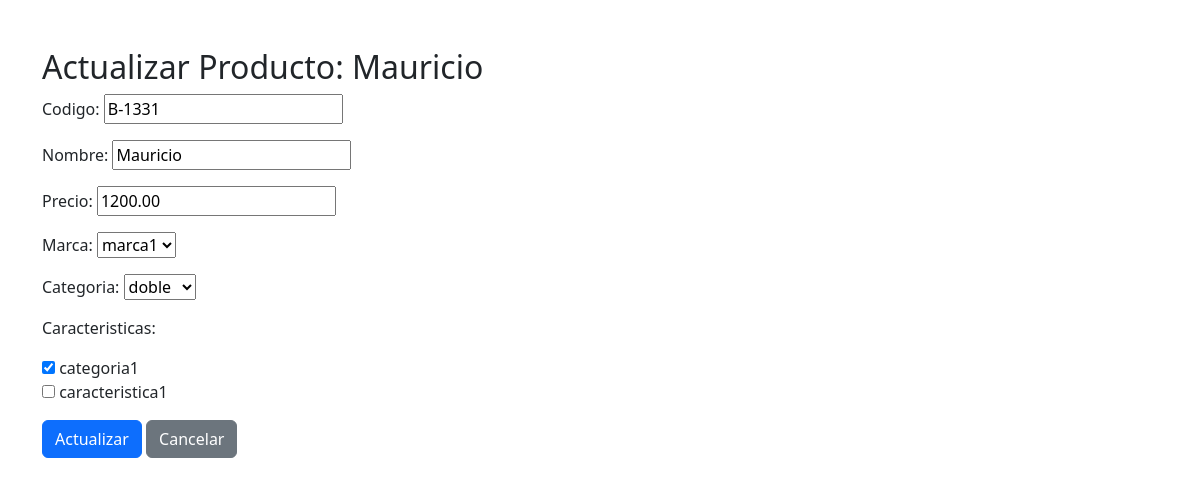
Before: /actualizar/7/ (signed in) with the older database file.
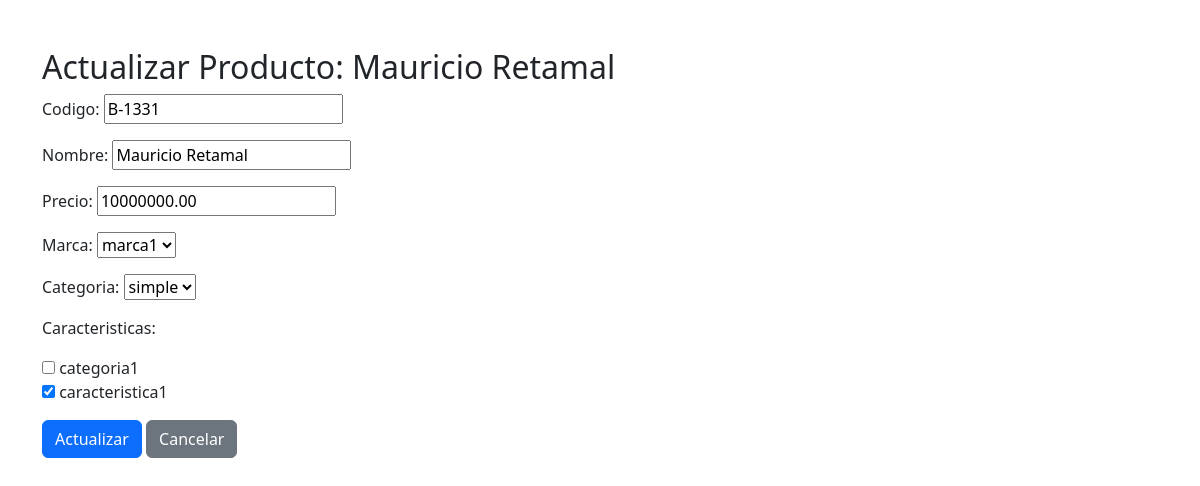
After: the same page with the newer database file.
### productos/models.py (models this page shows, shortened)
class Producto(models.Model):
    codigo = models.CharField(max_length=50)
    nombre = models.CharField(max_length=100)
    precio = models.DecimalField(max_digits=10, decimal_places=2)
    marca = models.ForeignKey(Marca, on_delete=models.CASCADE)
    categoria = models.ForeignKey(Categoria, on_delete=models.CASCADE)
    caracteristicas = models.ManyToManyField(Caracteristica)

class Marca(models.Model):
    nombre = models.CharField(max_length=100)
    def __str__(self):
        return self.nombre

class Categoria(models.Model):
    nombre = models.CharField(max_length=100)
    def __str__(self):
        return self.nombre

class Caracteristica(models.Model):
    nombre = models.CharField(max_length=100)
    def __str__(self):
        return self.nombre

### productos/views.py (the view)
# urls.py: path('actualizar/<int:producto_id>/', views.actualizar_producto, name='actualizar_producto'),
@login_required
def actualizar_producto(request, producto_id):
    producto = get_object_or_404(Producto, id=producto_id)
    if request.method == 'POST':
        form = ProductoForm(request.POST, instance=producto)
        if form.is_valid():
            form.save()
            return redirect('lista_productos')
    else:
        form = ProductoForm(instance=producto)
    return render(request, 'productos/actualizar.html', {'form': form, 'producto': producto})

### productos/forms.py
class ProductoForm(forms.ModelForm):
    caracteristicas = forms.ModelMultipleChoiceField(
        queryset=Caracteristica.objects.all(),
        widget=forms.CheckboxSelectMultiple,
        required=True
    )
    class Meta:
        model = Producto
        fields = ['codigo', 'nombre', 'precio', 'marca', 'categoria', 'caracteristicas']

### productos/templates/productos/actualizar.html (shortened to what this page needs)
<!DOCTYPE html>
<html>
<head>
<link href="https://cdn.jsdelivr.net/npm/bootstrap@5.3.0/dist/css/bootstrap.min.css" rel="stylesheet">
</head>
<body>
<div class="container mt-5">
<h2>Actualizar Producto: {{ producto.nombre }}</h2>
<form method="post">
        {{ form.as_p }}
<button type="submit" class="btn btn-primary">Actualizar</button>
<a href="{% url 'lista_productos' %}" class="btn btn-secondary">Cancelar</a>
</form>
</div>
</body>
</html>

Changed rows visible on the page:
changed Producto "marca1": nombre "Mauricio" → "Mauricio Retamal"; precio "1200.00" → "10000000.00"; categoria "doble" → "simple"
Other visible differences:
form field caracteristicas: "☑ ☐" → "☐ ☑"
